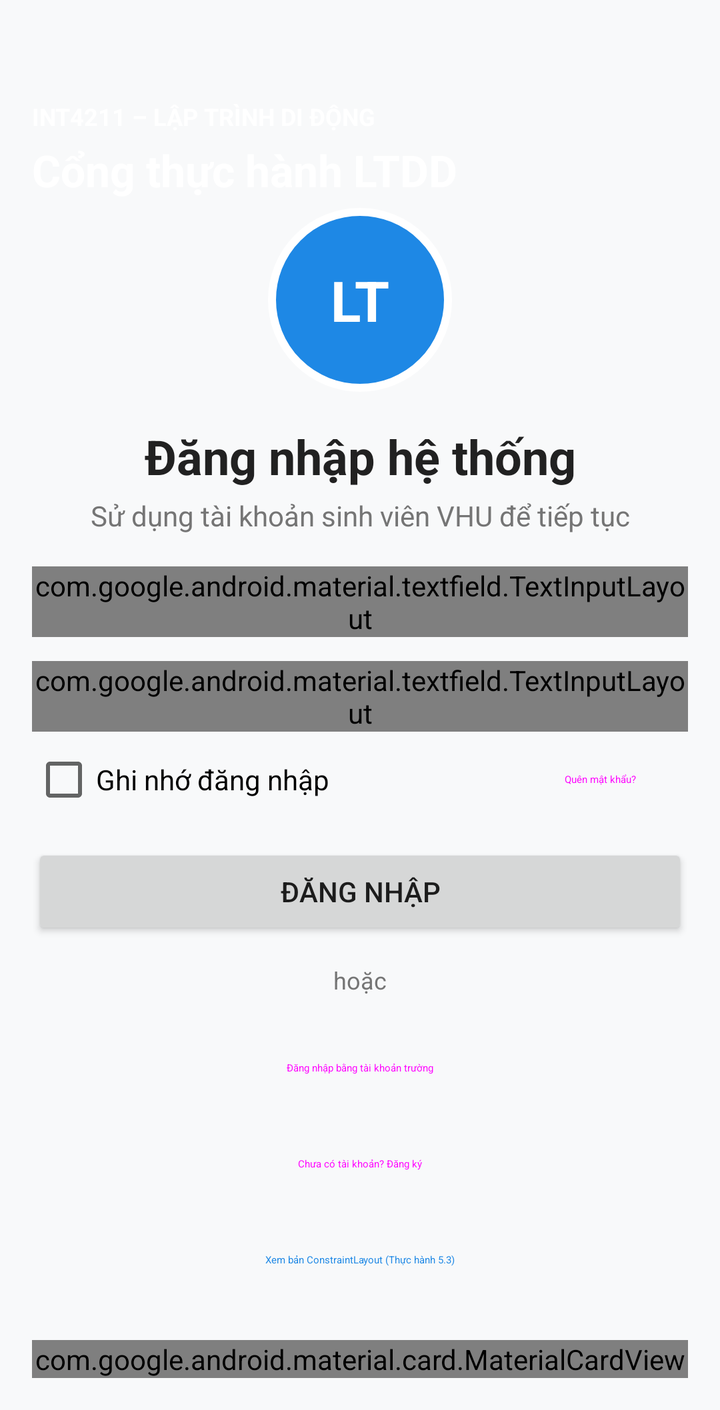
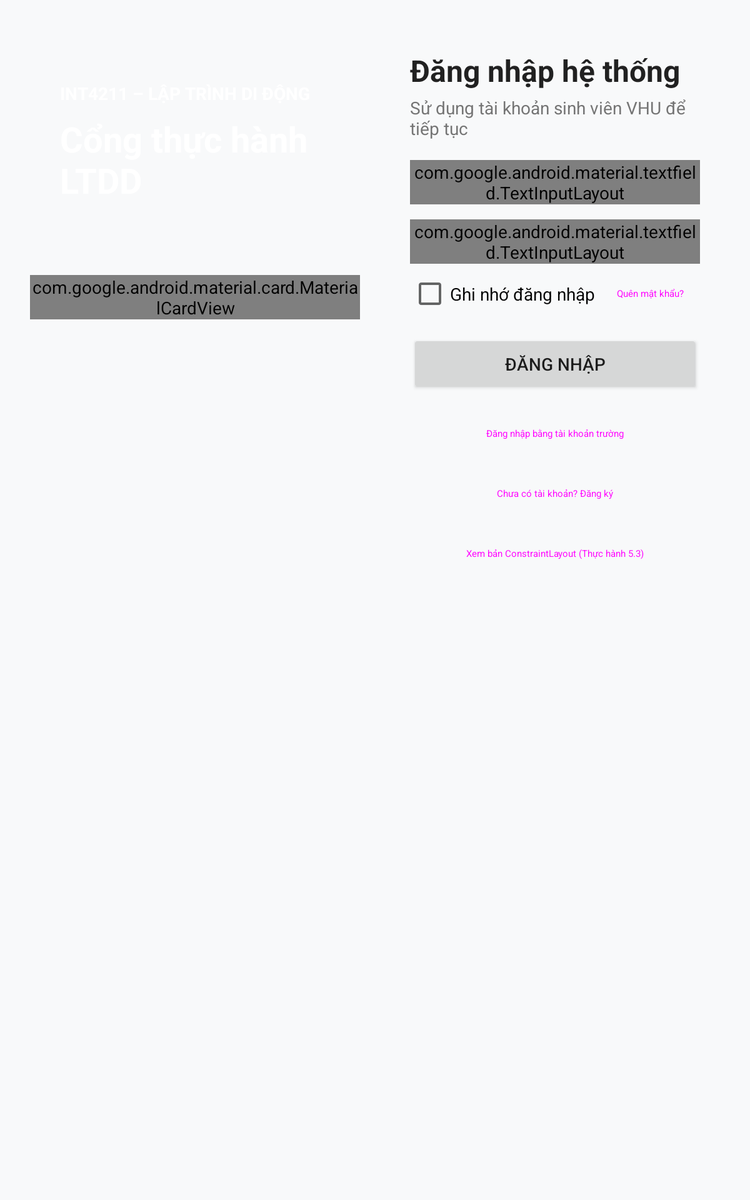

Compare how this app lays out the same screen by default and in its alternative resource folder. The renders come first, then the two layout files and the values they reference.
<!-- AndroidManifest.xml: application theme Theme.AppCompat.Light.NoActionBar -->
<!-- res/layout/activity_main.xml -->
<?xml version="1.0" encoding="utf-8"?>
<ScrollView xmlns:android="http://schemas.android.com/apk/res/android"
    xmlns:app="http://schemas.android.com/apk/res-auto"
    android:id="@+id/main"
    android:layout_width="match_parent"
    android:layout_height="match_parent"
    android:background="@color/background"
    android:fillViewport="true">

    <LinearLayout
        android:layout_width="match_parent"
        android:layout_height="wrap_content"
        android:orientation="vertical">

        
        <FrameLayout
            android:layout_width="match_parent"
            android:layout_height="@dimen/frame_header_height">

            
            <LinearLayout
                android:layout_width="match_parent"
                android:layout_height="@dimen/header_height"
                android:background="@drawable/bg_header"
                android:gravity="center_vertical"
                android:orientation="vertical"
                android:padding="@dimen/space_lg">

                <TextView
                    android:layout_width="wrap_content"
                    android:layout_height="wrap_content"
                    android:text="@string/header_kicker"
                    android:textColor="@color/on_primary"
                    android:textSize="12sp"
                    android:textStyle="bold" />

                <TextView
                    android:layout_width="wrap_content"
                    android:layout_height="wrap_content"
                    android:layout_marginTop="@dimen/space_xs"
                    android:text="@string/header_title"
                    android:textColor="@color/on_primary"
                    android:textSize="22sp"
                    android:textStyle="bold" />
            </LinearLayout>

            
            <FrameLayout
                android:layout_width="@dimen/avatar_size"
                android:layout_height="@dimen/avatar_size"
                android:layout_gravity="bottom|center_horizontal"
                android:background="@drawable/bg_avatar_border">

                <TextView
                    android:layout_width="wrap_content"
                    android:layout_height="wrap_content"
                    android:layout_gravity="center"
                    android:text="@string/avatar_initial"
                    android:textColor="@color/on_primary"
                    android:textSize="28sp"
                    android:textStyle="bold" />
            </FrameLayout>
        </FrameLayout>

        <LinearLayout
            android:layout_width="match_parent"
            android:layout_height="wrap_content"
            android:orientation="vertical"
            android:padding="@dimen/space_lg">

            
            <TextView
                style="@style/TitleText"
                android:layout_width="match_parent"
                android:layout_height="wrap_content"
                android:gravity="center"
                android:text="@string/login_title" />

            <TextView
                style="@style/SubtitleText"
                android:layout_width="match_parent"
                android:layout_height="wrap_content"
                android:layout_marginTop="@dimen/space_xs"
                android:gravity="center"
                android:text="@string/login_subtitle" />

            
            <com.google.android.material.textfield.TextInputLayout
                style="@style/Widget.Material3.TextInputLayout.OutlinedBox"
                android:layout_width="match_parent"
                android:layout_height="wrap_content"
                android:layout_marginTop="@dimen/space_lg"
                android:hint="@string/hint_student_id">

                <com.google.android.material.textfield.TextInputEditText
                    android:id="@+id/edtStudentId"
                    android:layout_width="match_parent"
                    android:layout_height="wrap_content"
                    android:inputType="number" />
            </com.google.android.material.textfield.TextInputLayout>

            
            <com.google.android.material.textfield.TextInputLayout
                style="@style/Widget.Material3.TextInputLayout.OutlinedBox"
                android:layout_width="match_parent"
                android:layout_height="wrap_content"
                android:layout_marginTop="@dimen/space_md"
                android:hint="@string/hint_password"
                app:endIconMode="password_toggle">

                <com.google.android.material.textfield.TextInputEditText
                    android:id="@+id/edtPassword"
                    android:layout_width="match_parent"
                    android:layout_height="wrap_content"
                    android:inputType="textPassword" />
            </com.google.android.material.textfield.TextInputLayout>

            
            <LinearLayout
                android:layout_width="match_parent"
                android:layout_height="wrap_content"
                android:gravity="center_vertical"
                android:orientation="horizontal">

                <CheckBox
                    android:id="@+id/cbRemember"
                    android:layout_width="wrap_content"
                    android:layout_height="wrap_content"
                    android:text="@string/remember_me" />

                <Space
                    android:layout_width="0dp"
                    android:layout_height="1dp"
                    android:layout_weight="1" />

                <Button
                    android:id="@+id/btnForgot"
                    style="@style/Widget.Material3.Button.TextButton"
                    android:layout_width="wrap_content"
                    android:layout_height="wrap_content"
                    android:text="@string/forgot_password" />
            </LinearLayout>

            
            <Button
                android:id="@+id/btnLogin"
                android:layout_width="match_parent"
                android:layout_height="wrap_content"
                android:layout_marginTop="@dimen/space_sm"
                android:text="@string/login" />

            
            <LinearLayout
                android:layout_width="match_parent"
                android:layout_height="wrap_content"
                android:layout_marginTop="@dimen/space_md"
                android:layout_marginBottom="@dimen/space_md"
                android:gravity="center_vertical"
                android:orientation="horizontal">

                <View
                    android:layout_width="0dp"
                    android:layout_height="1dp"
                    android:layout_weight="1"
                    android:background="@drawable/bg_divider" />

                <TextView
                    android:layout_width="wrap_content"
                    android:layout_height="wrap_content"
                    android:layout_marginStart="@dimen/space_md"
                    android:layout_marginEnd="@dimen/space_md"
                    android:text="@string/or_divider"
                    android:textColor="@color/text_secondary"
                    android:textSize="12sp" />

                <View
                    android:layout_width="0dp"
                    android:layout_height="1dp"
                    android:layout_weight="1"
                    android:background="@drawable/bg_divider" />
            </LinearLayout>

            
            <Button
                android:id="@+id/btnSchoolLogin"
                style="@style/Widget.Material3.Button.OutlinedButton"
                android:layout_width="match_parent"
                android:layout_height="wrap_content"
                android:text="@string/login_school" />

            <Button
                android:id="@+id/btnRegister"
                style="@style/Widget.Material3.Button.TextButton"
                android:layout_width="match_parent"
                android:layout_height="wrap_content"
                android:text="@string/register" />

            
            <Button
                android:id="@+id/btnConstraintDemo"
                style="@style/Widget.Material3.Button.TextButton"
                android:layout_width="match_parent"
                android:layout_height="wrap_content"
                android:text="@string/open_constraint"
                android:textColor="@color/primary" />

            
            <include
                android:id="@+id/cardProfile"
                layout="@layout/view_profile_card"
                android:layout_width="match_parent"
                android:layout_height="wrap_content"
                android:layout_marginTop="@dimen/space_lg" />
        </LinearLayout>
    </LinearLayout>
</ScrollView>
<!-- res/layout/view_profile_card.xml (included above) -->
<?xml version="1.0" encoding="utf-8"?>
<com.google.android.material.card.MaterialCardView xmlns:android="http://schemas.android.com/apk/res/android"
    xmlns:app="http://schemas.android.com/apk/res-auto"
    android:layout_width="match_parent"
    android:layout_height="wrap_content"
    android:layout_margin="@dimen/space_md"
    app:cardCornerRadius="@dimen/corner_radius"
    app:cardElevation="@dimen/card_elevation">

    <LinearLayout
        android:layout_width="match_parent"
        android:layout_height="wrap_content"
        android:orientation="vertical"
        android:padding="@dimen/space_lg">

        <TextView
            android:layout_width="wrap_content"
            android:layout_height="wrap_content"
            android:text="@string/profile_card_title"
            android:textColor="@color/primary"
            android:textSize="14sp"
            android:textStyle="bold" />

        <TextView
            android:id="@+id/tvStudentName"
            android:layout_width="match_parent"
            android:layout_height="wrap_content"
            android:layout_marginTop="@dimen/space_xs"
            android:text="@string/student_name"
            android:textColor="@color/text_primary"
            android:textSize="18sp"
            android:textStyle="bold" />

        <TextView
            android:id="@+id/tvStudentId"
            android:layout_width="match_parent"
            android:layout_height="wrap_content"
            android:layout_marginTop="2dp"
            android:text="@string/student_id"
            android:textColor="@color/text_secondary"
            android:textSize="14sp" />

        <TextView
            android:id="@+id/tvStudentClass"
            android:layout_width="match_parent"
            android:layout_height="wrap_content"
            android:layout_marginTop="2dp"
            android:text="@string/student_class"
            android:textColor="@color/text_secondary"
            android:textSize="14sp" />

        <TextView
            android:id="@+id/tvStudentEmail"
            android:layout_width="match_parent"
            android:layout_height="wrap_content"
            android:layout_marginTop="2dp"
            android:text="@string/student_email"
            android:textColor="@color/text_secondary"
            android:textSize="13sp" />

        <View
            android:layout_width="match_parent"
            android:layout_height="1dp"
            android:layout_marginTop="@dimen/space_md"
            android:layout_marginBottom="@dimen/space_md"
            android:background="@drawable/bg_divider" />

        
        <LinearLayout
            android:layout_width="match_parent"
            android:layout_height="wrap_content"
            android:baselineAligned="false"
            android:orientation="horizontal">

            <LinearLayout
                android:layout_width="0dp"
                android:layout_height="wrap_content"
                android:layout_weight="1"
                android:gravity="center"
                android:orientation="vertical">

                <TextView
                    android:layout_width="wrap_content"
                    android:layout_height="wrap_content"
                    style="@style/StatNumberText"
                    android:text="@string/stat_credits" />

                <TextView
                    android:layout_width="wrap_content"
                    android:layout_height="wrap_content"
                    android:text="@string/stat_credits_label"
                    android:textColor="@color/text_secondary"
                    android:textSize="12sp" />
            </LinearLayout>

            <View
                android:layout_width="1dp"
                android:layout_height="match_parent"
                android:background="@drawable/bg_divider" />

            <LinearLayout
                android:layout_width="0dp"
                android:layout_height="wrap_content"
                android:layout_weight="1"
                android:gravity="center"
                android:orientation="vertical">

                <TextView
                    android:layout_width="wrap_content"
                    android:layout_height="wrap_content"
                    style="@style/StatNumberText"
                    android:text="@string/stat_gpa" />

                <TextView
                    android:layout_width="wrap_content"
                    android:layout_height="wrap_content"
                    android:text="@string/stat_gpa_label"
                    android:textColor="@color/text_secondary"
                    android:textSize="12sp" />
            </LinearLayout>
        </LinearLayout>
    </LinearLayout>
</com.google.android.material.card.MaterialCardView>
<!-- resources referenced by this layout -->
<resources>
  <color name="background">#F8F9FA</color>
  <color name="on_primary">#FFFFFF</color>
  <color name="primary">#1E88E5</color>
  <color name="text_primary">#212121</color>
  <color name="text_secondary">#757575</color>
  <dimen name="avatar_size">92dp</dimen>
  <dimen name="card_elevation">4dp</dimen>
  <dimen name="corner_radius">16dp</dimen>
  <dimen name="frame_header_height">196dp</dimen>
  <dimen name="header_height">150dp</dimen>
  <dimen name="space_lg">16dp</dimen>
  <dimen name="space_md">12dp</dimen>
  <dimen name="space_sm">8dp</dimen>
  <dimen name="space_xs">4dp</dimen>
  <!-- drawable bg_avatar_border (drawable) -->
  <?xml version="1.0" encoding="utf-8"?>
  <shape xmlns:android="http://schemas.android.com/apk/res/android"
      android:shape="oval">
      <solid android:color="@color/primary" />
      <stroke
          android:width="4dp"
          android:color="@color/surface" />
  </shape>
  <string name="avatar_initial">LT</string>
  <string name="forgot_password">Quên mật khẩu?</string>
  <string name="header_kicker">INT4211 – LẬP TRÌNH DI ĐỘNG</string>
  <string name="header_title">Cổng thực hành LTDD</string>
  <string name="hint_password">Mật khẩu</string>
  <string name="hint_student_id">Mã số sinh viên (MSSV)</string>
  <string name="login">ĐĂNG NHẬP</string>
  <string name="login_school">Đăng nhập bằng tài khoản trường</string>
  <string name="login_subtitle">Sử dụng tài khoản sinh viên VHU để tiếp tục</string>
  <string name="login_title">Đăng nhập hệ thống</string>
  <string name="open_constraint">Xem bản ConstraintLayout (Thực hành 5.3)</string>
  <string name="or_divider">hoặc</string>
  <string name="profile_card_title">Hồ sơ sinh viên</string>
  <string name="register">Chưa có tài khoản? Đăng ký</string>
  <string name="remember_me">Ghi nhớ đăng nhập</string>
  <string name="stat_credits">24</string>
  <string name="stat_credits_label">Tín chỉ tích lũy</string>
  <string name="stat_gpa">3.85</string>
  <string name="stat_gpa_label">Điểm trung bình GPA</string>
  <string name="student_class">Lớp: 231A2901</string>
  <string name="student_email">231a290036@student.vhu.edu.vn</string>
  <string name="student_id">MSSV: 231A290036</string>
  <string name="student_name">Võ Văn Quốc Bảo</string>
  <style name="StatNumberText">
          <item name="android:textSize">22sp</item>
          <item name="android:textStyle">bold</item>
          <item name="android:textColor">@color/primary</item>
          <item name="android:gravity">center</item>
      </style>
  <style name="SubtitleText">
          <item name="android:textSize">14sp</item>
          <item name="android:textColor">@color/text_secondary</item>
      </style>
  <style name="TitleText">
          <item name="android:textSize">24sp</item>
          <item name="android:textStyle">bold</item>
          <item name="android:textColor">@color/text_primary</item>
      </style>
  <color name="surface">#FFFFFF</color>
</resources>
<!-- res/layout-sw600dp/activity_main.xml (the repository's variant of the layout above) -->
<!-- drawn on a 7-inch tablet held upright -->
<?xml version="1.0" encoding="utf-8"?>
<LinearLayout xmlns:android="http://schemas.android.com/apk/res/android"
    xmlns:app="http://schemas.android.com/apk/res-auto"
    android:id="@+id/main"
    android:layout_width="match_parent"
    android:layout_height="match_parent"
    android:background="@color/background"
    android:baselineAligned="false"
    android:orientation="horizontal"
    android:padding="@dimen/space_xl">

    
    <LinearLayout
        android:layout_width="0dp"
        android:layout_height="match_parent"
        android:layout_weight="1"
        android:orientation="vertical">

        <LinearLayout
            android:layout_width="match_parent"
            android:layout_height="180dp"
            android:background="@drawable/bg_header"
            android:gravity="center_vertical"
            android:orientation="vertical"
            android:padding="@dimen/space_xl">

            <TextView
                android:layout_width="wrap_content"
                android:layout_height="wrap_content"
                android:text="@string/header_kicker"
                android:textColor="@color/on_primary"
                android:textSize="14sp"
                android:textStyle="bold" />

            <TextView
                android:layout_width="wrap_content"
                android:layout_height="wrap_content"
                android:layout_marginTop="8dp"
                android:text="@string/header_title"
                android:textColor="@color/on_primary"
                android:textSize="28sp"
                android:textStyle="bold" />
        </LinearLayout>

        <include
            android:id="@+id/cardProfile"
            layout="@layout/view_profile_card"
            android:layout_width="match_parent"
            android:layout_height="wrap_content"
            android:layout_marginTop="@dimen/space_lg" />
    </LinearLayout>

    
    <ScrollView
        android:layout_width="0dp"
        android:layout_height="match_parent"
        android:layout_marginStart="@dimen/space_xl"
        android:layout_weight="1"
        android:padding="@dimen/space_lg">

        <LinearLayout
            android:layout_width="match_parent"
            android:layout_height="wrap_content"
            android:orientation="vertical">

            <TextView
                style="@style/TitleText"
                android:layout_width="match_parent"
                android:layout_height="wrap_content"
                android:text="@string/login_title" />

            <TextView
                style="@style/SubtitleText"
                android:layout_width="match_parent"
                android:layout_height="wrap_content"
                android:layout_marginTop="@dimen/space_xs"
                android:text="@string/login_subtitle" />

            <com.google.android.material.textfield.TextInputLayout
                style="@style/Widget.Material3.TextInputLayout.OutlinedBox"
                android:layout_width="match_parent"
                android:layout_height="wrap_content"
                android:layout_marginTop="@dimen/space_lg"
                android:hint="@string/hint_student_id">

                <com.google.android.material.textfield.TextInputEditText
                    android:id="@+id/edtStudentId"
                    android:layout_width="match_parent"
                    android:layout_height="wrap_content"
                    android:inputType="number" />
            </com.google.android.material.textfield.TextInputLayout>

            <com.google.android.material.textfield.TextInputLayout
                style="@style/Widget.Material3.TextInputLayout.OutlinedBox"
                android:layout_width="match_parent"
                android:layout_height="wrap_content"
                android:layout_marginTop="@dimen/space_md"
                android:hint="@string/hint_password"
                app:endIconMode="password_toggle">

                <com.google.android.material.textfield.TextInputEditText
                    android:id="@+id/edtPassword"
                    android:layout_width="match_parent"
                    android:layout_height="wrap_content"
                    android:inputType="textPassword" />
            </com.google.android.material.textfield.TextInputLayout>

            <LinearLayout
                android:layout_width="match_parent"
                android:layout_height="wrap_content"
                android:gravity="center_vertical"
                android:orientation="horizontal">

                <CheckBox
                    android:id="@+id/cbRemember"
                    android:layout_width="wrap_content"
                    android:layout_height="wrap_content"
                    android:text="@string/remember_me" />

                <Space
                    android:layout_width="0dp"
                    android:layout_height="1dp"
                    android:layout_weight="1" />

                <Button
                    android:id="@+id/btnForgot"
                    style="@style/Widget.Material3.Button.TextButton"
                    android:layout_width="wrap_content"
                    android:layout_height="wrap_content"
                    android:text="@string/forgot_password" />
            </LinearLayout>

            <Button
                android:id="@+id/btnLogin"
                android:layout_width="match_parent"
                android:layout_height="wrap_content"
                android:layout_marginTop="@dimen/space_sm"
                android:text="@string/login" />

            <Button
                android:id="@+id/btnSchoolLogin"
                style="@style/Widget.Material3.Button.OutlinedButton"
                android:layout_width="match_parent"
                android:layout_height="wrap_content"
                android:layout_marginTop="@dimen/space_sm"
                android:text="@string/login_school" />

            <Button
                android:id="@+id/btnRegister"
                style="@style/Widget.Material3.Button.TextButton"
                android:layout_width="match_parent"
                android:layout_height="wrap_content"
                android:text="@string/register" />

            <Button
                android:id="@+id/btnConstraintDemo"
                style="@style/Widget.Material3.Button.TextButton"
                android:layout_width="match_parent"
                android:layout_height="wrap_content"
                android:text="@string/open_constraint" />
        </LinearLayout>
    </ScrollView>
</LinearLayout>
<!-- resources referenced by the variant -->
<!-- as a 7-inch tablet held upright resolves them -->
<resources>
  <color name="background">#F8F9FA</color>
  <color name="on_primary">#FFFFFF</color>
  <color name="primary">#1E88E5</color>
  <color name="text_primary">#212121</color>
  <color name="text_secondary">#757575</color>
  <dimen name="card_elevation">4dp</dimen>
  <dimen name="corner_radius">16dp</dimen>
  <dimen name="space_lg">16dp</dimen>
  <dimen name="space_md">12dp</dimen>
  <dimen name="space_sm">8dp</dimen>
  <dimen name="space_xl">24dp</dimen>
  <dimen name="space_xs">4dp</dimen>
  <string name="forgot_password">Quên mật khẩu?</string>
  <string name="header_kicker">INT4211 – LẬP TRÌNH DI ĐỘNG</string>
  <string name="header_title">Cổng thực hành LTDD</string>
  <string name="hint_password">Mật khẩu</string>
  <string name="hint_student_id">Mã số sinh viên (MSSV)</string>
  <string name="login">ĐĂNG NHẬP</string>
  <string name="login_school">Đăng nhập bằng tài khoản trường</string>
  <string name="login_subtitle">Sử dụng tài khoản sinh viên VHU để tiếp tục</string>
  <string name="login_title">Đăng nhập hệ thống</string>
  <string name="open_constraint">Xem bản ConstraintLayout (Thực hành 5.3)</string>
  <string name="profile_card_title">Hồ sơ sinh viên</string>
  <string name="register">Chưa có tài khoản? Đăng ký</string>
  <string name="remember_me">Ghi nhớ đăng nhập</string>
  <string name="stat_credits">24</string>
  <string name="stat_credits_label">Tín chỉ tích lũy</string>
  <string name="stat_gpa">3.85</string>
  <string name="stat_gpa_label">Điểm trung bình GPA</string>
  <string name="student_class">Lớp: 231A2901</string>
  <string name="student_email">231a290036@student.vhu.edu.vn</string>
  <string name="student_id">MSSV: 231A290036</string>
  <string name="student_name">Võ Văn Quốc Bảo</string>
  <style name="StatNumberText">
          <item name="android:textSize">22sp</item>
          <item name="android:textStyle">bold</item>
          <item name="android:textColor">@color/primary</item>
          <item name="android:gravity">center</item>
      </style>
  <style name="SubtitleText">
          <item name="android:textSize">14sp</item>
          <item name="android:textColor">@color/text_secondary</item>
      </style>
  <style name="TitleText">
          <item name="android:textSize">24sp</item>
          <item name="android:textStyle">bold</item>
          <item name="android:textColor">@color/text_primary</item>
      </style>
</resources>
